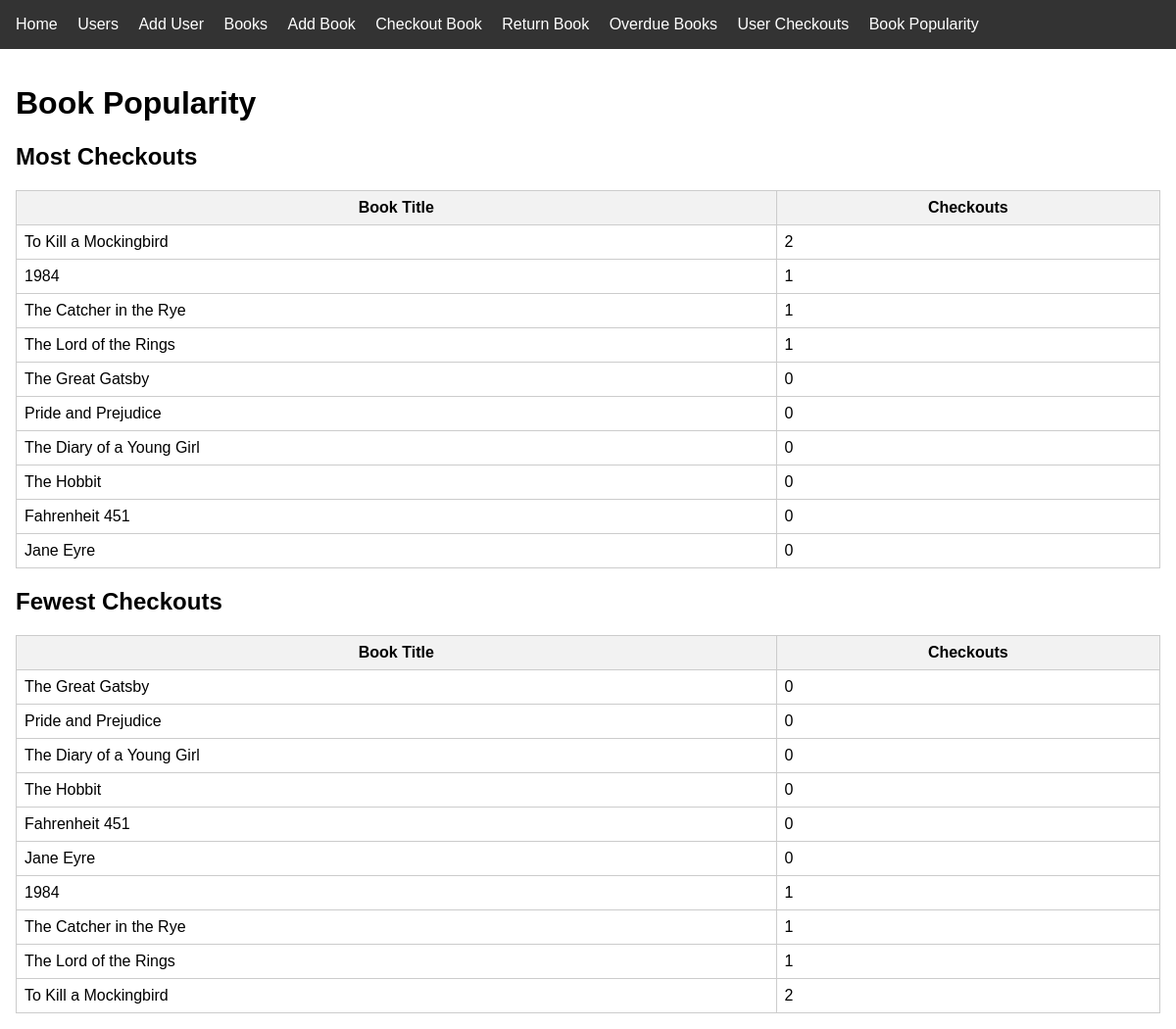
Screenshot of /book_popularity with the database file from the repository.
### app/models/models.py (models this page shows)
class Book(db.Model):
    id = db.Column(db.Integer, primary_key=True)
    title = db.Column(db.String(200), nullable=False)
    publish_date = db.Column(db.Date, nullable=False)
    author = db.Column(db.String(100), nullable=False)
    isbn = db.Column(db.String(20), unique=True, nullable=False)
    checkouts = db.relationship('Checkout', backref='book', lazy=True)
    @property
    def checkout_count(self):
        return len(self.checkouts)

### app/routes.py (the view)
@app.route('/book_popularity')
def book_popularity():
    books = Book.query.all()
    return render_template('book_popularity.html', books=books)

### app/templates/book_popularity.html
{% extends 'base.html' %}
{% block content %}
    <h1>Book Popularity</h1>
    <h2>Most Checkouts</h2>
    <table>
        <thead>
            <tr>
                <th>Book Title</th>
                <th>Checkouts</th>
            </tr>
        </thead>
        <tbody>
            {% for book in books|sort(attribute='checkout_count', reverse=True) %}
                <tr>
                    <td>{{ book.title }}</td>
                    <td>{{ book.checkouts|length }}</td>
                </tr>
            {% endfor %}
        </tbody>
    </table>
    <h2>Fewest Checkouts</h2>
    <table>
        <thead>
            <tr>
                <th>Book Title</th>
                <th>Checkouts</th>
            </tr>
        </thead>
        <tbody>
            {% for book in books|sort(attribute='checkout_count') %}
                <tr>
                    <td>{{ book.title }}</td>
                    <td>{{ book.checkouts|length }}</td>
                </tr>
            {% endfor %}
        </tbody>
    </table>
{% endblock %}

### app/static/css/style.css (style rules this page uses)
body { font-family: sans-serif; margin: 0; padding: 0; }
table { border-collapse: collapse; width: 100%; }
th, td { border: 1px solid #ccc; padding: 0.5em; }
thead { background-color: #f2f2f2; }

### rows the page displays
Book: title "To Kill a Mockingbird", checkouts|length "2"
Book: title "1984", checkouts|length "1"
Book: title "The Catcher in the Rye", checkouts|length "1"
Book: title "The Lord of the Rings", checkouts|length "1"
Book: title "The Great Gatsby", checkouts|length "0"
Book: title "Pride and Prejudice", checkouts|length "0"
Book: title "The Diary of a Young Girl", checkouts|length "0"
Book: title "The Hobbit", checkouts|length "0"
Book: title "Fahrenheit 451", checkouts|length "0"
Book: title "Jane Eyre", checkouts|length "0"
